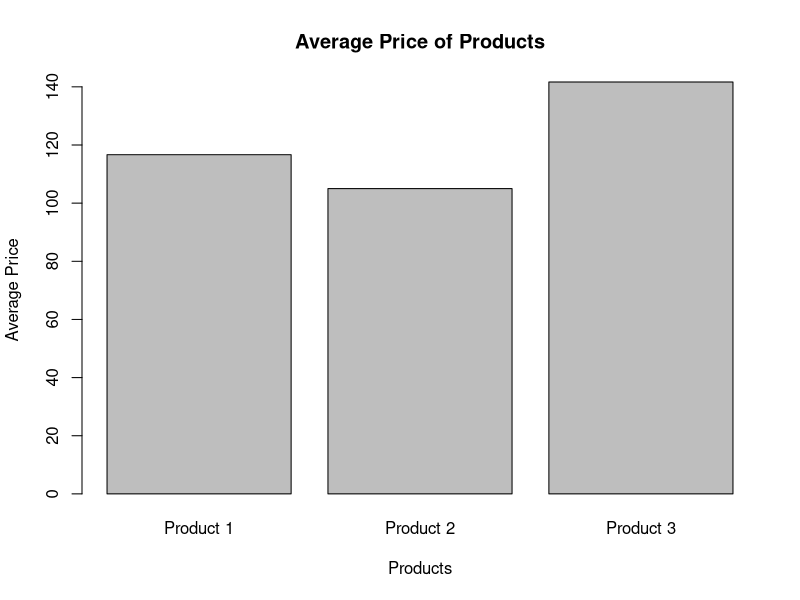
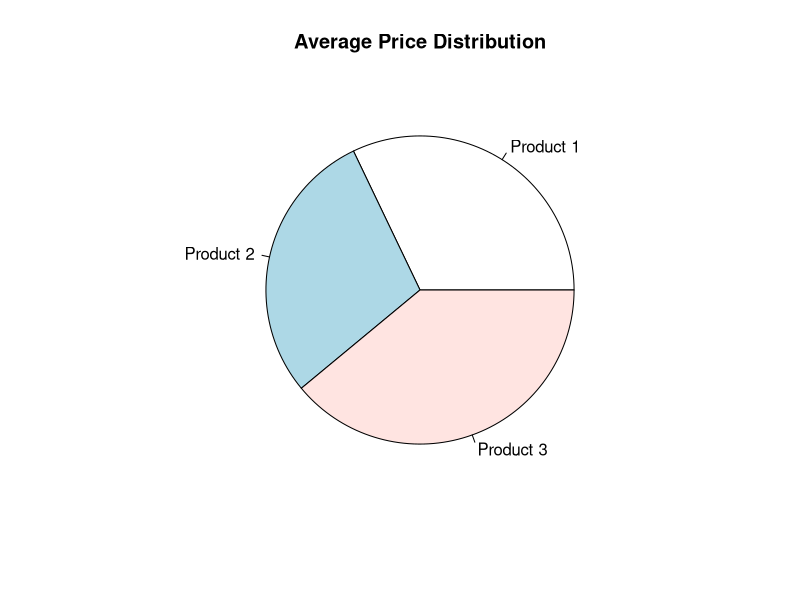

The R script that drew these images, in order:

sales <- matrix(c(100, 120, 130,
                  90, 110, 115,
                  150, 140, 135),
                nrow = 3, byrow = TRUE)

print("Sales Matrix:")
print(sales)
avg_price <- rowMeans(sales)

print("Average price of each product:")
print(avg_price)
overall_avg <- mean(avg_price)

cat("Overall Average Price:", overall_avg, "\n")
barplot(avg_price,
        main = "Average Price of Products",
        xlab = "Products",
        ylab = "Average Price",
        names.arg = c("Product 1", "Product 2", "Product 3"))

pie(avg_price,
    labels = c("Product 1", "Product 2", "Product 3"),
    main = "Average Price Distribution")
